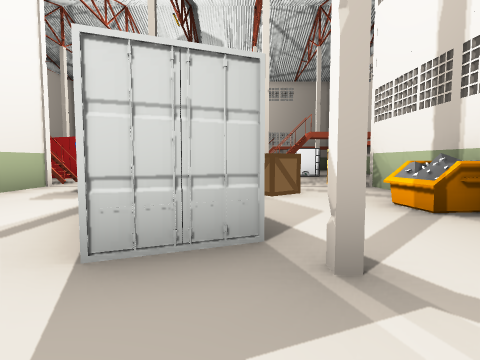
[1] (above)

17 first-person views from a walk through a scene from a Unity 3-D project. The camera is 1.2 m above the floor, tilts 4° down and sees 80° across. Doors are open. The floor is counted in squares, 2 m on a side. Each view is taken from the middle of a square. On the plan, view 1 faces up. The plan holds only what a view shows up to about 9 squares ahead; the rest is blank. The place goes on beyond the plan. The player is left out. Some animated figures are left out. Some surface patterns are stand-ins.

[2]
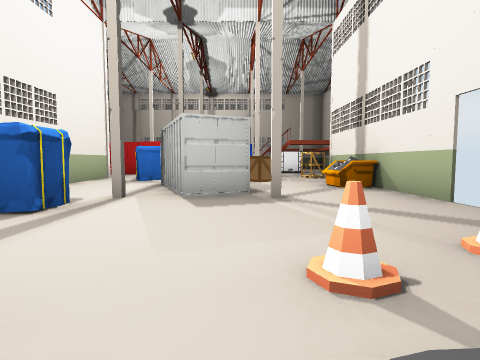

[3]
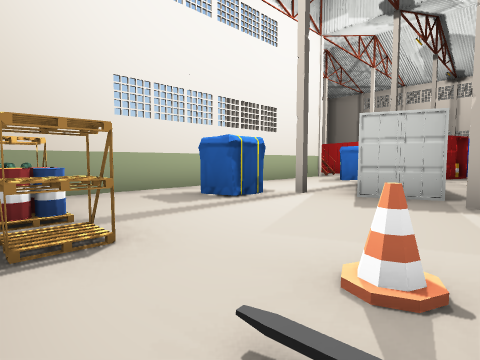

[4]
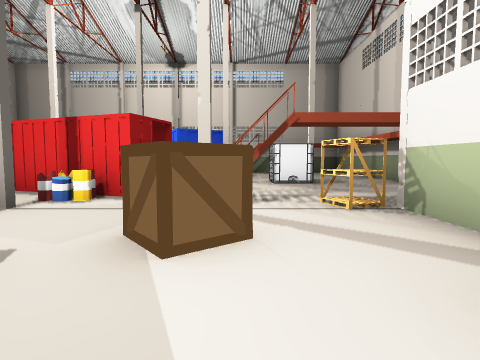

[5]
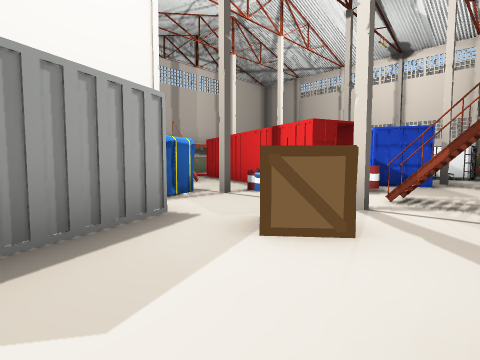

[6]
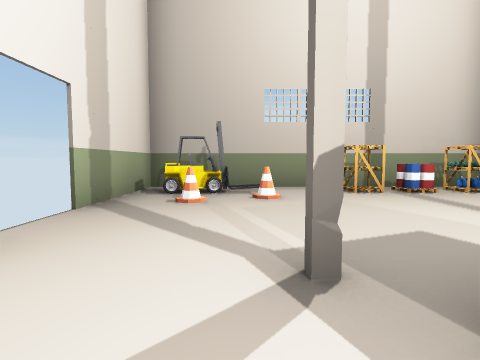

[7]
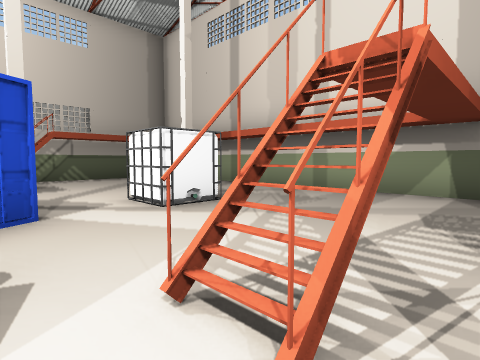

[8]
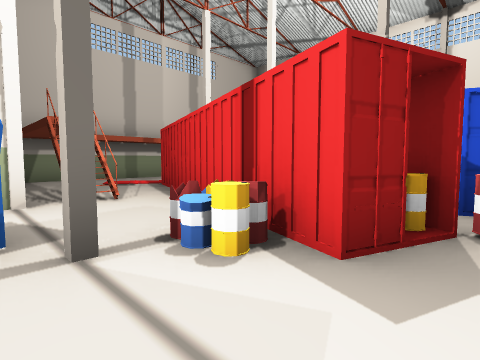

[9]
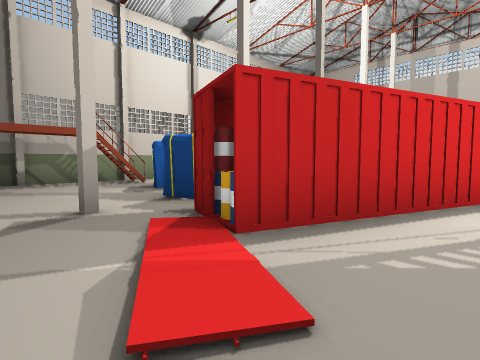

[10]
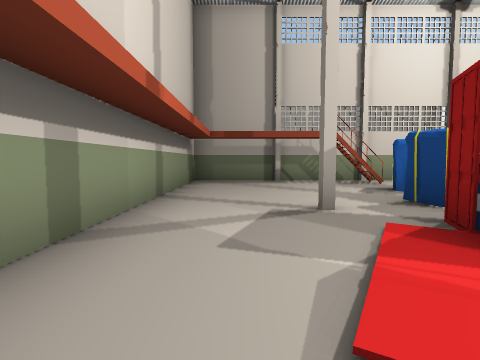

[11]
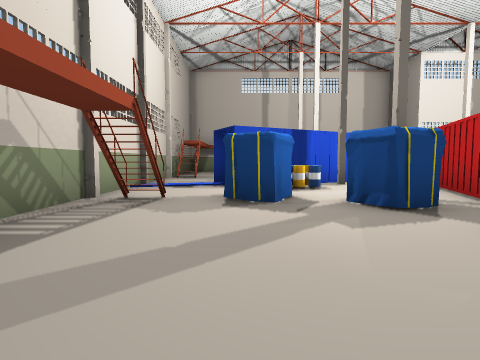

[12]
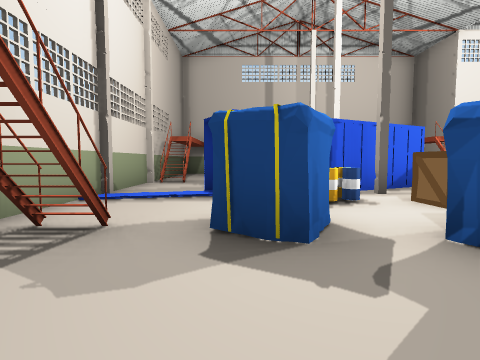

[13]
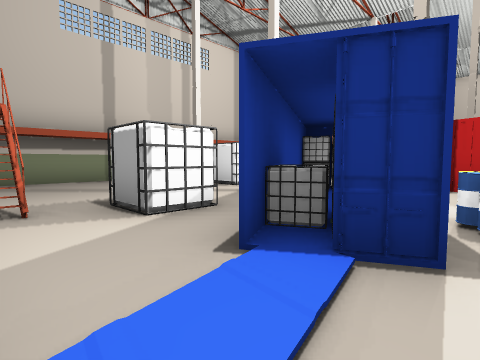

[14]
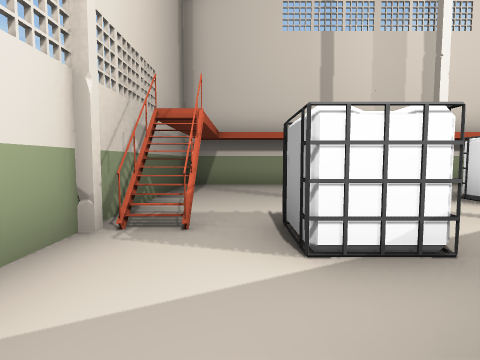

[15]
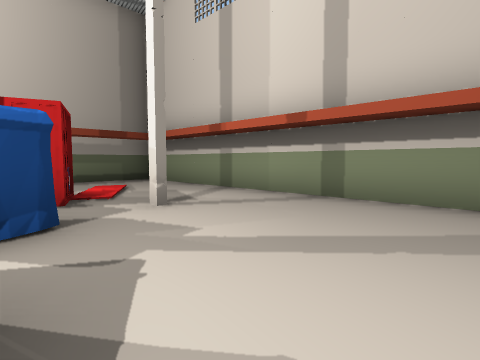

[16]
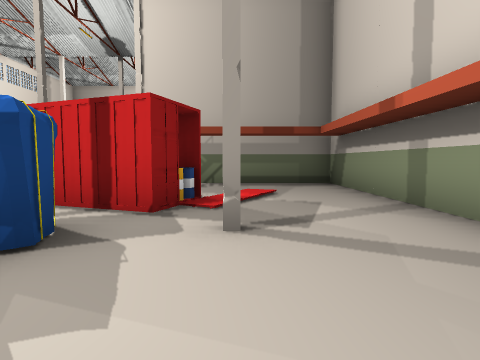

[17]
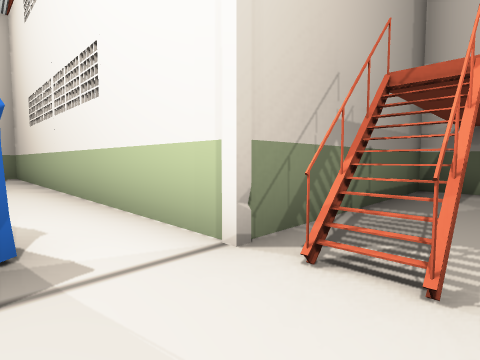

### Floor plan
Key: @ floor where view 1 was taken; # wall or solid block; . floor; D open door; ^ raised ledge; T thing the floor can be seen under or through; O other object.
Columns run from 10 left of view 1 to 6 right of it. Each row starts with its distance up from view 1.
 17   O###########OO
 16  ..O..O.O..O....O
 15  ...............O
 14 #....OO.O.OO....#
 13 #.....O^OO......#
 12 #..O.OO.OO.O....#
 11 #......OOOO.OO..#
 10 #...TTTT OO.....#
  9 #.....#TT#O.....O
  8  .......T#.^....O
  7  O....O.O..OOO..O
  6    ###.OO....#
  5      #....OO.#
  4      #..OO..O#
  3      #...O...#
  2      #..OOOO.#
  1      #.O.....D
  0      #....@..D
 -1      #......O#
 -2      #.OOO.OO#
 -3      #.......#
 -4      #########

Where each view was taken, in squares from view 1:
view 1: 0 up, 0 right, facing up
view 2: 3 down, 0 right, facing up
view 3: 3 down, 1 right, facing up-left
view 4: 3 up, 1 right, facing up
view 5: 3 up, 2 right, facing up-left
view 6: 3 up, 1 right, facing down
view 7: 7 up, 0 right, facing up-right
view 8: 6 up, 0 right, facing up-left
view 9: 8 up, 8 left, facing up-right
view 10: 8 up, 8 left, facing up
view 11: 14 up, 9 left, facing right
view 12: 14 up, 7 left, facing right
view 13: 16 up, 3 left, facing down-right
view 14: 15 up, 2 left, facing right
view 15: 15 up, 5 left, facing down-left
view 16: 14 up, 7 left, facing down
view 17: 8 up, 3 left, facing down-left
